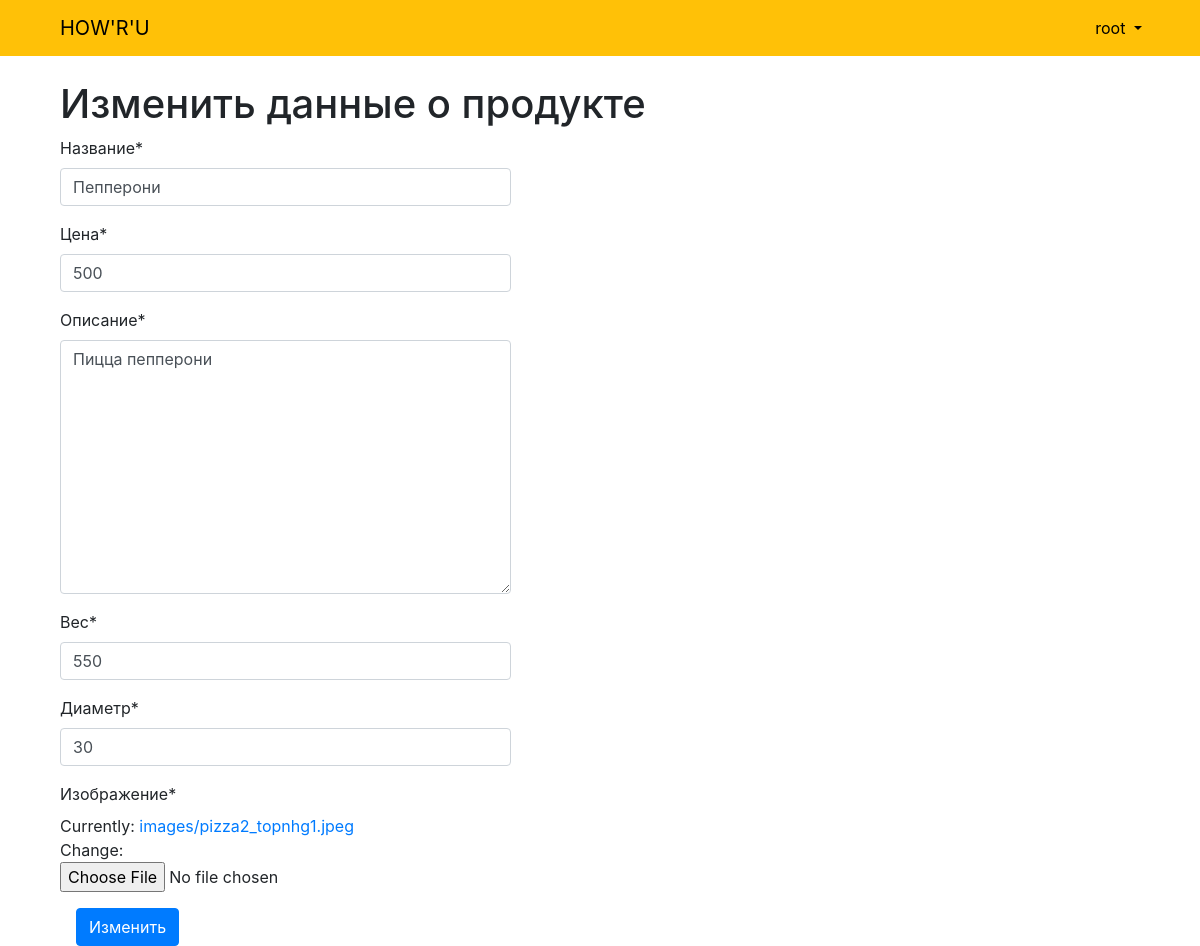
Page /30/edit/ (signed in) on the committed database.
### users/models.py (models this page shows)
class CustomUser(AbstractUser):
    firstName = models.CharField(verbose_name='Имя', null=True, max_length=30)
    phoneNumber = PhoneField(verbose_name='Номер телефона', blank=True)
    address = models.CharField(verbose_name='Адрес', null=True, max_length=30)

### product/models.py (models this page shows, shortened)
class Product(models.Model):
    name = models.CharField(max_length=24, verbose_name="Название")
    price = models.IntegerField(validators=[MaxValueValidator(9999, message="Не может быть больше, чем 9999")], verbose_name="Цена")
    description = models.TextField(null=True, max_length=110, verbose_name="Описание")
    weight = models.IntegerField(validators=[MaxValueValidator(1000, message="Не может быть больше, чем 1000")], verbose_name="Вес")
    cm = models.IntegerField(default=30, validators=[MaxValueValidator(40, message="Не может быть больше, чем 40")], verbose_name="Диаметр")
    image = models.ImageField(upload_to='images', null=True, verbose_name="Изображение")

### product/views.py (the view)
# urls.py: path('<int:pk>/edit/', views.ProductUpdateView.as_view(), name='product_edit'),
class ProductUpdateView(LoginRequiredMixin, UpdateView):
    model = models.Product
    fields = ['name', 'price', 'description', 'weight', 'cm', 'image']
    template_name = 'product_edit.html'
    login_url = 'login'

### templates/product_edit.html (shortened to what this page needs)
<!DOCTYPE html>
<html lang="en">
<head>
</head>
<body>
  {% extends 'base.html' %}
  {% load crispy_forms_tags %}
  {% block content %}
  {% if "product.add_product" in user.get_user_permissions %}
  <div class="container">
    <div style="padding-left: 15px;">
      <h1>Изменить данные о продукте</h1>
            <div style="display:inline-block;">
                <form method="post" enctype="multipart/form-data">
                    {{ form|crispy }}
                    <button class="btn btn-primary ml-3" type="submit">Изменить</button>
                </form>
            </div>
    </div>
  </div>
  {% else %}
    <div class="container">
        <h5 style="display: grid; place-items: center;">Ошибка. У вас нет прав.</h5>
    </div>
  {% endif %}
  {% endblock %}

### templates/base.html (shortened to what this page needs)
<!DOCTYPE html>
<html lang="en">
{% load static %}
<head>
    <link rel="stylesheet" href="https://maxcdn.bootstrapcdn.com/bootstrap/4.0.0/css/bootstrap.min.css"
/>
</head>
<body style="height: 100%">
        <nav class="navbar navbar-expand-md navbar-warning bg-warning mb-4">
            <div class="container" style="padding-right: 20px; padding-left: 30px;">
                <a class="navbar-brand" style="color: black" href="{% url 'product_list'%}">HOW'R'U</a>
                    <div class="collapse navbar-collapse" id="navbarCollapse">
                            {% if user.is_authenticated %}
                                <ul class="navbar-nav ml-auto">
                                    <li class="nav-item">
                                        <div class="dropdown">
                                          <a class="nav-link dropdown-toggle" style="color: black" href="#" id="dropdownMenuButton" data-toggle="dropdown" aria-haspopup="true" aria-expanded="false">
                                              {{ user }}
                                          </a>
                                        </div>
                                    </li>
                                </ul>
                            {% endif %}
                    </div>
            </div>
        </nav>
        {% block content %}
        {% endblock %}
</body>
</html>

### rows in the picture
CustomUser: username "root"
Product: name "Пепперони", price "500", description "Пицца пепперони", weight "550", cm "30"
